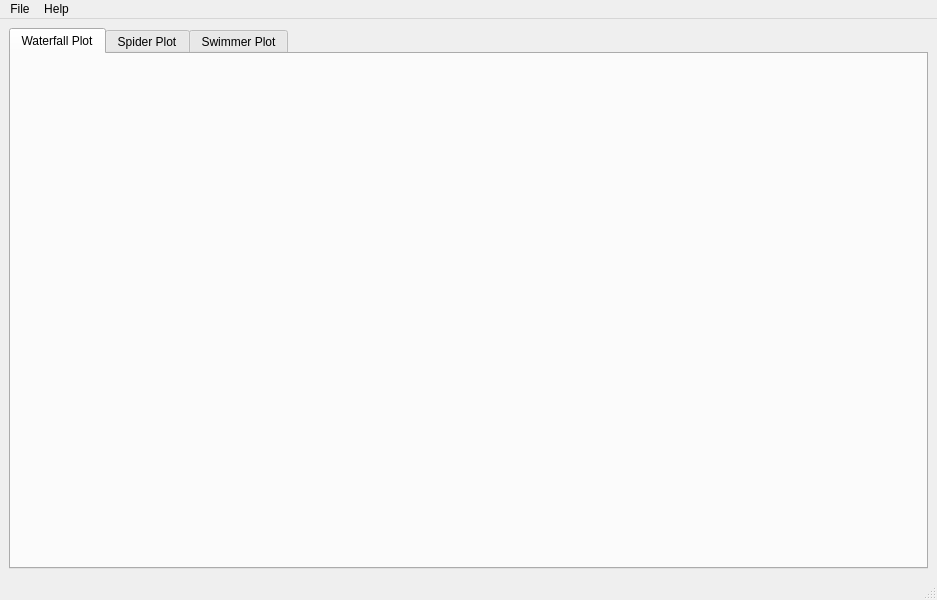
<?xml version="1.0" encoding="UTF-8"?>
<ui version="4.0">
 <class>MainWindow</class>
 <widget class="QMainWindow" name="MainWindow">
  <property name="geometry">
   <rect>
    <x>0</x>
    <y>0</y>
    <width>937</width>
    <height>600</height>
   </rect>
  </property>
  <property name="windowTitle">
   <string>MainWindow</string>
  </property>
  <property name="tabShape">
   <enum>QTabWidget::Triangular</enum>
  </property>
  <widget class="QWidget" name="centralwidget">
   <layout class="QHBoxLayout" name="horizontalLayout">
    <item>
     <widget class="QTabWidget" name="tabWidget">
      <property name="currentIndex">
       <number>0</number>
      </property>
      <widget class="QWidget" name="tab">
       <attribute name="title">
        <string>Waterfall Plot</string>
       </attribute>
      </widget>
      <widget class="QWidget" name="tab_2">
       <attribute name="title">
        <string>Spider Plot</string>
       </attribute>
      </widget>
      <widget class="QWidget" name="tab_3">
       <attribute name="title">
        <string>Swimmer Plot</string>
       </attribute>
      </widget>
     </widget>
    </item>
   </layout>
  </widget>
  <widget class="QMenuBar" name="menubar">
   <property name="geometry">
    <rect>
     <x>0</x>
     <y>0</y>
     <width>937</width>
     <height>26</height>
    </rect>
   </property>
   <widget class="QMenu" name="menuFile">
    <property name="title">
     <string>File</string>
    </property>
    <addaction name="actionQuit"/>
   </widget>
   <widget class="QMenu" name="menuHelp">
    <property name="title">
     <string>Help</string>
    </property>
   </widget>
   <addaction name="menuFile"/>
   <addaction name="menuHelp"/>
  </widget>
  <widget class="QStatusBar" name="statusbar"/>
  <action name="actionQuit">
   <property name="text">
    <string>Quit</string>
   </property>
  </action>
 </widget>
 <resources/>
 <connections/>
</ui>
